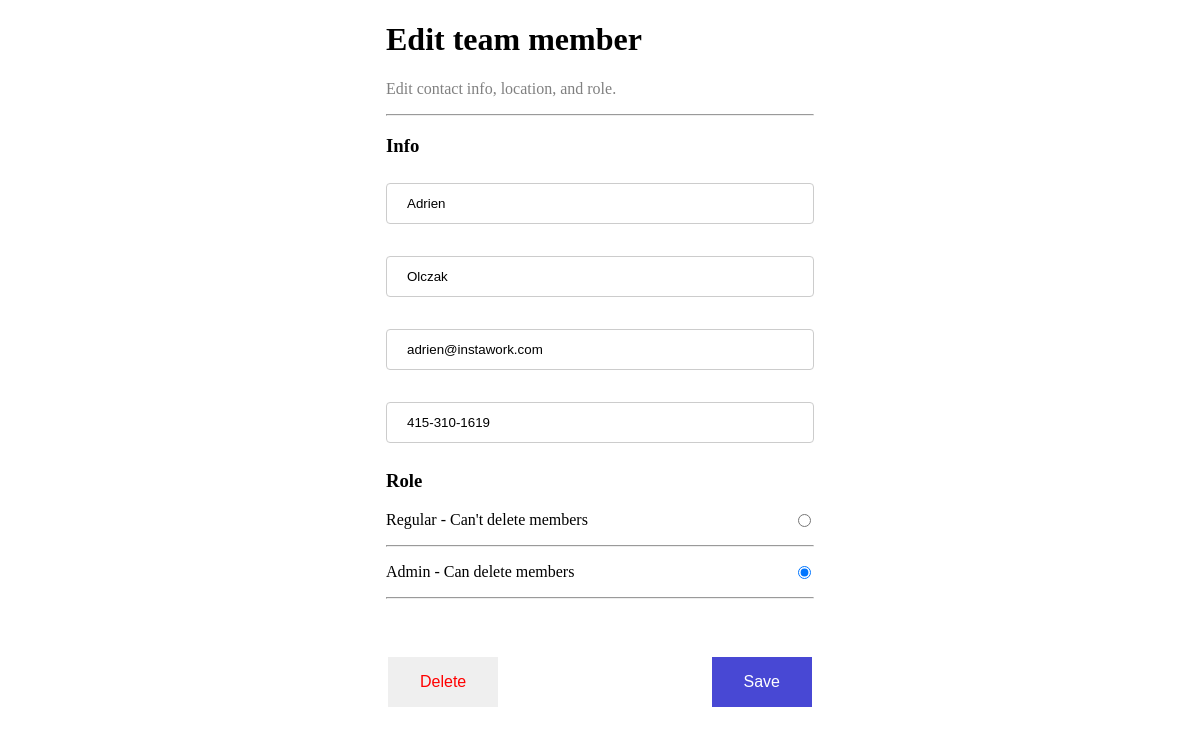
The app's page /edit-contact/29 with its own data.
### contacts/models.py (models this page shows)
class Contact(models.Model):
    first_name = models.CharField(max_length=250)
    last_name = models.CharField(max_length=250)
    email = models.EmailField(max_length=254)
    phone_number = models.CharField(max_length=20)
    role = models.CharField(max_length=10, choices=[
        ('regular', "Regular - Can't delete members"),
        ('admin', "Admin - Can delete members")], default='regular')

### contacts/views.py (the view)
# urls.py: path('edit-contact/<str:pk>', views.Edit.as_view(), name='edit-contact'),
class Edit(UpdateView):
    model = Contact
    form_class = ContactForm
    template_name = 'edit.html'
    success_url = "/"

### contacts/forms.py
class ContactForm(ModelForm):
    class Meta:
        model = Contact
        fields = ['first_name', 'last_name', 'email', 'phone_number', 'role']
        widgets = {
            'first_name': forms.TextInput(attrs={'placeholder': 'First Name'}),
            'last_name': forms.TextInput(attrs={'placeholder': 'Last Name'}),
            'email': forms.TextInput(attrs={'placeholder': 'Email'}),
            'phone_number': forms.TextInput(attrs={'placeholder': 'Phone Number'}),
            'role': RadioSelect(choices=['regular', 'admin'],),
        }

### templates/edit.html (shortened to what this page needs)
{% load static %}
<!DOCTYPE html>
<html>
<head>
	<link rel="stylesheet" type="text/css" href="{% static 'style-edit.css' %}">
</head>
<body>
	<div class='container'>
		<header>
			<h1 class="name">Edit team member</h1>
			<p class="subtitle">Edit contact info, location, and role.</p>
			<hr>
		</header>
		<form id='value-form' action="" method="POST">
			<section class="contact-info">
				<h3>Info</h3>
				<p>
					{{form.first_name}}
				</p>
				<p>
					{{form.last_name}}
				</p>
				<p>
					{{form.email}}
				</p>
				<p>
					{{form.phone_number}}
				</p>
				<h3>Role</h3>
				<p>
					{%for role in form.role%}
					<p>
						{{role}}
						<hr>
					</p>
					{%endfor%}
				</p>
			</section>
			<br>
		</form>
		<section class="button-container">
			<a href="{% url 'contacts:delete-contact' contact.id %}">
				<button type="submit" value="Delete" class="delete-button">Delete</button>
			</a>
			<button form='value-form' class="save-button">Save</button>
		</section>
		<br>
	</div>
</body>
</html>

### static/style-edit.css (style rules this page uses)
.container { max-width: 428px; margin: 0 auto;; min-height: 100vh; }
input[type=text], select { width: 100%; padding: 12px 20px; margin: 8px 0; display: inline-block; border: 1px solid #ccc; border-radius: 4px; box-sizing: border-box; }
input[type="radio"] { display: inline-block; float: right; }
.save-button { background-color: rgb(72, 72, 212); border: none; color: white; padding: 16px 32px; text-align: center; text-decoration: none; display: inline-block; font-size: 16px; margin: 4px 2px; transition-duration: 0.4s; cursor: pointer; }
.delete-button { border: none; color: red; padding: 16px 32px; text-align: center; text-decoration: none; display: inline-block; font-size: 16px; margin: 4px 2px; transition-duration: 0.4s; cursor: pointer; }
.button-container { display: flex; justify-content: space-between; margin-top: 20px; }
.subtitle { color: grey; }

### records on screen
Contact: first_name "Adrien", last_name "Olczak", email "adrien@instawork.com", phone_number "415-310-1619"
